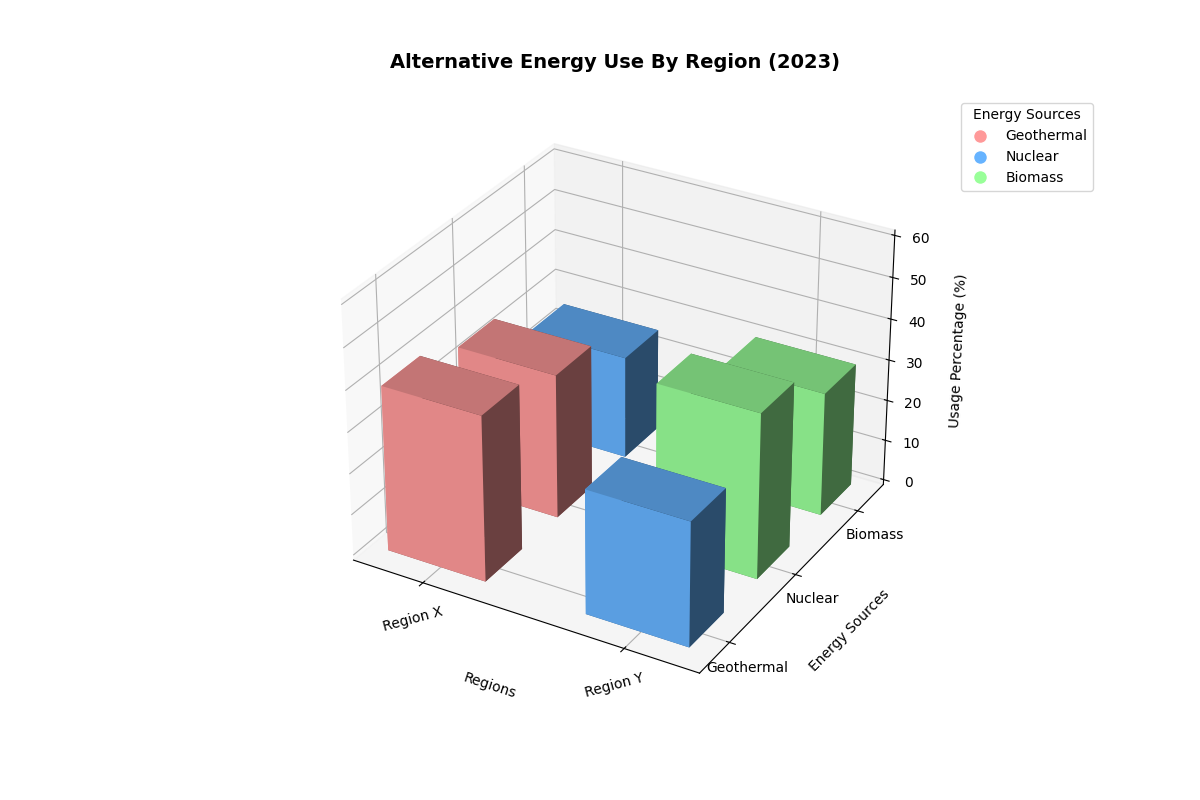

This chart was generated by the following Python code:
import matplotlib.pyplot as plt
import numpy as np

# Data setup
countries = ['Region X', 'Region Y']
energy_types = ['Geothermal', 'Nuclear', 'Biomass']
percentage_distributions = np.array([
    [40, 35, 25],  # Region X
    [30, 40, 30],  # Region Y
])

# Create a 3D plot
fig = plt.figure(figsize=(12, 8))
ax = fig.add_subplot(111, projection='3d')

# Define positions for the bars
x_positions = np.arange(len(countries))
y_positions = np.arange(len(energy_types))
xpos, ypos = np.meshgrid(x_positions, y_positions, indexing='ij')
xpos = xpos.flatten()
ypos = ypos.flatten()

# Flatten the percentage distribution array and define bar heights
z_positions = np.zeros_like(xpos)
bar_heights = percentage_distributions.flatten()

# Define colors for each energy type
colors = ['#ff9999', '#66b3ff', '#99ff99']

# Create the bars
ax.bar3d(xpos, ypos, z_positions, dx=0.5, dy=0.5, dz=bar_heights, color=np.repeat(colors, len(countries)))

# Customize the plot
ax.set_title('Alternative Energy Use By Region (2023)', fontsize=14, fontweight='bold', pad=20)
ax.set_xlabel('Regions', labelpad=15)
ax.set_ylabel('Energy Sources', labelpad=15)
ax.set_zlabel('Usage Percentage (%)', labelpad=10)
ax.set_xticks(x_positions + 0.25)
ax.set_yticks(y_positions + 0.25)
ax.set_xticklabels(countries, rotation=15)
ax.set_yticklabels(energy_types)
ax.set_zlim(0, 60)

# Add a legend
legend_elements = [plt.Line2D([0], [0], marker='o', color='w', label=energy_type, markerfacecolor=color, markersize=10) 
                   for energy_type, color in zip(energy_types, colors)]
ax.legend(handles=legend_elements, title='Energy Sources', loc='upper left', bbox_to_anchor=(1.05, 1), fontsize=10)

plt.tight_layout()

# Show the plot
plt.show()
